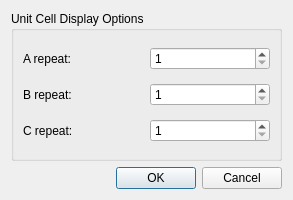
<ui version="4.0" >
 <class>UnitCellParamDialog</class>
 <widget class="QDialog" name="UnitCellParamDialog" >
  <property name="geometry" >
   <rect>
    <x>0</x>
    <y>0</y>
    <width>293</width>
    <height>200</height>
   </rect>
  </property>
  <property name="windowTitle" >
   <string>Unit Cell Parameters</string>
  </property>
  <layout class="QVBoxLayout" >
   <item>
    <widget class="QGroupBox" name="groupBox" >
     <property name="title" >
      <string>Unit Cell Display Options</string>
     </property>
     <layout class="QGridLayout" >
      <item row="0" column="0" >
       <widget class="QLabel" name="label" >
        <property name="text" >
         <string>A repeat:</string>
        </property>
       </widget>
      </item>
      <item row="0" column="1" >
       <widget class="QSpinBox" name="aCellSpinBox" >
        <property name="minimum" >
         <number>1</number>
        </property>
       </widget>
      </item>
      <item row="1" column="0" >
       <widget class="QLabel" name="label_2" >
        <property name="text" >
         <string>B repeat:</string>
        </property>
       </widget>
      </item>
      <item row="1" column="1" >
       <widget class="QSpinBox" name="bCellSpinBox" >
        <property name="minimum" >
         <number>1</number>
        </property>
       </widget>
      </item>
      <item row="2" column="0" >
       <widget class="QLabel" name="label_3" >
        <property name="text" >
         <string>C repeat:</string>
        </property>
       </widget>
      </item>
      <item row="2" column="1" >
       <widget class="QSpinBox" name="cCellSpinBox" >
        <property name="minimum" >
         <number>1</number>
        </property>
       </widget>
      </item>
     </layout>
    </widget>
   </item>
   <item>
    <widget class="QDialogButtonBox" name="buttonBox" >
     <property name="orientation" >
      <enum>Qt::Horizontal</enum>
     </property>
     <property name="standardButtons" >
      <set>QDialogButtonBox::Cancel|QDialogButtonBox::NoButton|QDialogButtonBox::Ok</set>
     </property>
    </widget>
   </item>
  </layout>
 </widget>
 <resources/>
 <connections>
  <connection>
   <sender>buttonBox</sender>
   <signal>accepted()</signal>
   <receiver>UnitCellParamDialog</receiver>
   <slot>accept()</slot>
   <hints>
    <hint type="sourcelabel" >
     <x>146</x>
     <y>179</y>
    </hint>
    <hint type="destinationlabel" >
     <x>146</x>
     <y>99</y>
    </hint>
   </hints>
  </connection>
  <connection>
   <sender>buttonBox</sender>
   <signal>rejected()</signal>
   <receiver>UnitCellParamDialog</receiver>
   <slot>reject()</slot>
   <hints>
    <hint type="sourcelabel" >
     <x>146</x>
     <y>179</y>
    </hint>
    <hint type="destinationlabel" >
     <x>146</x>
     <y>99</y>
    </hint>
   </hints>
  </connection>
 </connections>
</ui>
